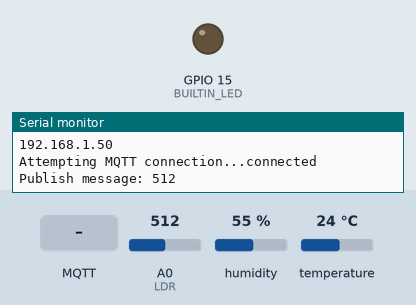
Recording of a sketch running on a simulated ESP8266 (NodeMCU). Parts: output pins drawn as LEDs (lit = HIGH), the last lines printed to the serial monitor. The test bench sets the inputs (shaded band); at power-on: A0 (LDR) = 512, humidity 55 %, temperature 24 °C. WiFi joins after 1.5 s; servers stay silent unless stated; no MQTT or app messages arrive unless stated.

Above: at 2.7 s.
2.8 s: MQTT message "1" arrives on the first subscribed topic
At 7.7 s:
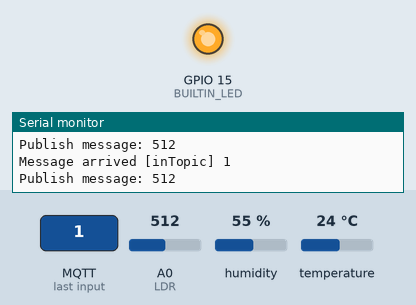
8.5 s: MQTT message "0" arrives on the first subscribed topic
At 13.2 s:
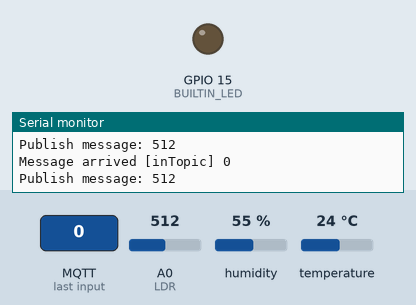
Timing chart, 0 to 14.7 s (numbered marks = the images above; inputs shaded):
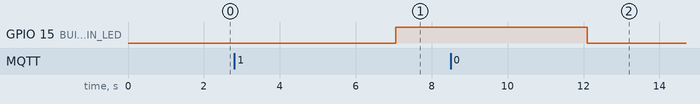

The sketch:

esp8266_MQTT_DHT11_humidity_temp_light.ino
```cpp
/*
 Basic ESP8266 MQTT example
 This sketch demonstrates the capabilities of the pubsub library in combination
 with the ESP8266 board/library.
 It connects to an MQTT server then:
  - publishes "hello world" to the topic "outTopic" every two seconds
  - subscribes to the topic "inTopic", printing out any messages
    it receives. NB - it assumes the received payloads are strings not binary
  - If the first character of the topic "inTopic" is an 1, switch ON the ESP Led,
    else switch it off
 It will reconnect to the server if the connection is lost using a blocking
 reconnect function. See the 'mqtt_reconnect_nonblocking' example for how to
 achieve the same result without blocking the main loop.
 To install the ESP8266 board, (using Arduino 1.6.4+):
  - Add the following 3rd party board manager under "File -> Preferences -> Additional Boards Manager URLs":
       http://arduino.esp8266.com/stable/package_esp8266com_index.json
  - Open the "Tools -> Board -> Board Manager" and click install for the ESP8266"
  - Select your ESP8266 in "Tools -> Board"
*/

#include <ESP8266WiFi.h>
#include <PubSubClient.h>
#include <DHT.h>


#define BUILTIN_LED 15


//////////////////////////////////////////////////////////////////////////////////////
/// DHT11 setup
#define DHTPIN 5 // what pin we're connected to

DHT dht(DHTPIN, DHT11);


// witty esp8266 pins
const int LDR = A0;
const int BUTTON = 4;
const int RED = 15;
const int GREEN = 12;
const int BLUE = 13;


// Update these with values suitable for your network.

const char* ssid = "AUTOMATION";
const char* password = "autom8te";
const char* mqtt_server = "10.2.1.1";

WiFiClient espClient;
PubSubClient client(espClient);
long lastMsg = 0;
char msg[8];
int value = 0;

void setup_wifi() {

  delay(10);
  // We start by connecting to a WiFi network
  Serial.println();
  Serial.print("Connecting to ");
  Serial.println(ssid);

  WiFi.begin(ssid, password);

  while (WiFi.status() != WL_CONNECTED) {
    delay(500);
    Serial.print(".");
  }

  Serial.println("");
  Serial.println("WiFi connected");
  Serial.println("IP address: ");
  Serial.println(WiFi.localIP());
}


void setup() {
  pinMode(BUILTIN_LED, OUTPUT);     // Initialize the BUILTIN_LED pin as an output
  Serial.begin(115200);
  setup_wifi();

  client.setServer(mqtt_server, 1883);
  client.setCallback(callback);

}

void loop() {

  if (!client.connected()) {
    reconnect();
  }
  client.loop();

  long now = millis();
  if (now - lastMsg > 2000) {
      lastMsg = now;
      ++value;
      snprintf (msg, sizeof(msg), "%d", analogRead(LDR));
      Serial.print("Publish message: ");
      Serial.println(msg);
      client.publish("back_yard/light_intensity", msg);

      snprintf (msg, sizeof(msg), "%d",(int)dht.readHumidity());
      client.publish("back_yard/humidity", msg);


      snprintf (msg, sizeof(msg), "%d",(int)dht.readTemperature(true, true));
      client.publish("back_yard/temperature", msg);


    delay(5000);
  }
}

void callback(char* topic, byte* payload, unsigned int length) {
  Serial.print("Message arrived [");
  Serial.print(topic);
  Serial.print("] ");
  for (int i = 0; i < length; i++) {
    Serial.print((char)payload[i]);
  }
  Serial.println();

  // Switch on the LED if an 1 was received as first character
  if ((char)payload[0] == '1') {
    analogWrite(BUILTIN_LED, 1023);   // Turn the LED on (Note that LOW is the voltage level
    // but actually the LED is on; this is because
    // it is acive low on the ESP-01)
  } else {
    analogWrite(BUILTIN_LED, 0);  // Turn the LED off by making the voltage HIGH
  }

}

void reconnect() {
  // Loop until we're reconnected
  while (!client.connected()) {
    Serial.print("Attempting MQTT connection...");
    // Attempt to connect
    if (client.connect("ESP8266Client")) {
      Serial.println("connected");
      // Once connected, publish an announcement...
      client.publish("back_yard/light_intensity", "connected");
      // ... and resubscribe
      client.subscribe("inTopic");
    } else {
      Serial.print("failed, rc=");
      Serial.print(client.state());
      Serial.println(" try again in 5 seconds");
      // Wait 5 seconds before retrying
      delay(5000);
    }
  }
}


int getTemperature(){


   Serial.println("=================================");
   Serial.println("Sample DHT11...");

//   float t = (DS18B20.getTempCByIndex(0) * 1.8) + 32; // converted to Farenheight
//
//   dht.read();
//
   float h = dht.readHumidity();
  // Read temperature as Celsius (the default)
//  float t = dht.readTemperature();
  // Read temperature as Fahrenheit (isFahrenheit = true)
  float f = dht.readTemperature(true, true);

  Serial.print("Temp: "); Serial.println(f);
  Serial.print("Humidity: "); Serial.println(h);

  Serial.printf("Temp: %d, Humidity: %d \n", (int)f, (int)(h));

   return (int)f;
}
```

Measured:
- after the input at 2.8 s, GPIO 15 (BUILTIN_LED): LOW → HIGH after 4.3 s
- after the input at 8.5 s, GPIO 15 (BUILTIN_LED): HIGH → LOW after 3.6 s
